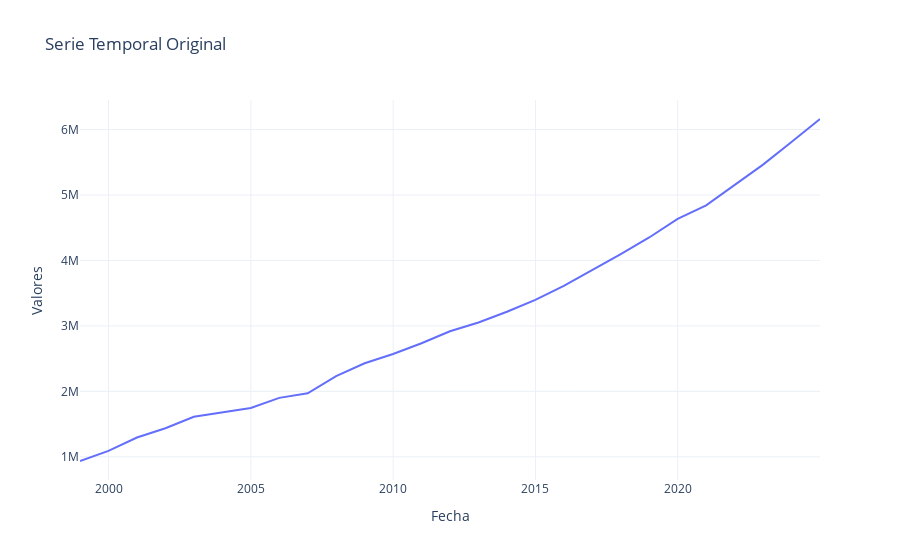

Notebook code for this chart:
### Code cell
analisis_st.graficar_serie()

### Figure 1 — Plotly figure (JSON) as saved in the notebook; plotly's stock layout.template omitted (floating-point values rounded to 4 significant figures)
{"data": [{"hovertemplate": "Fecha=%{x}<br>Valores=%{y}<extra></extra>", "legendgroup": "", "line": {"color": "#636efa", "dash": "solid"}, "marker": {"symbol": "circle"}, "mode": "lines", "name": "", "orientation": "v", "showlegend": false, "type": "scatter", "x": ["1998-12-31T00:00:00", "1999-12-31T00:00:00", "2000-12-31T00:00:00", "2001-12-31T00:00:00", "2002-12-31T00:00:00", "2003-12-31T00:00:00", "2004-12-31T00:00:00", "2005-12-31T00:00:00", "2006-12-31T00:00:00", "2007-12-31T00:00:00", "2008-12-31T00:00:00", "2009-12-31T00:00:00", "2010-12-31T00:00:00", "2011-12-31T00:00:00", "2012-12-31T00:00:00", "2013-12-31T00:00:00", "2014-12-31T00:00:00", "2015-12-31T00:00:00", "2016-12-31T00:00:00", "2017-12-31T00:00:00", "2018-12-31T00:00:00", "2019-12-31T00:00:00", "2020-12-31T00:00:00", "2021-12-31T00:00:00", "2022-12-31T00:00:00", "2023-12-31T00:00:00", "2024-12-31T00:00:00"], "xaxis": "x", "y": [936083, 1090833, 1294998, 1436165, 1611023, 1680382, 1746756, 1900564, 1971011, 2234307, 2429562, 2570220, 2734740, 2917573, 3052686, 3215773, 3398662, 3612964, 3854038, 4097338, 4350884, 4634876, 4842367, 5152448, 5463996, 5810888, 6160988], "yaxis": "y"}], "layout": {"legend": {"tracegroupgap": 0}, "title": {"text": "Serie Temporal Original"}, "xaxis": {"anchor": "y", "domain": [0, 1], "title": {"text": "Fecha"}}, "yaxis": {"anchor": "x", "domain": [0, 1], "title": {"text": "Valores"}}}}
